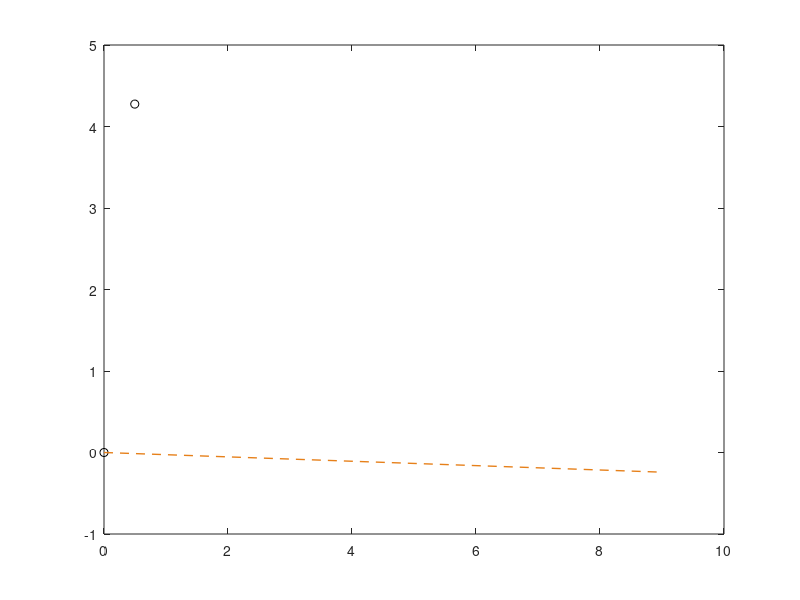

Recreate this plot in MATLAB. (Note: this script raises an error after producing the figure.)
%% GeometriaGeneraleFinale is used to determine the precise geometry of the legs.
% It is function of both design choiches (RR,Ls,LHS,ISBR,sw,SSR,) and sizes coming
% from stress analysis and material choice (tp)

clear
close 

%% INPUTS

% design choiches [m]
RR = 1.5; % Rocket Radius
Ls = 9; % Length of secondary leg
LHS = 0.20; % length of paralle lections of secondary leg 
            % (from intersection with converging part to joint axis)
IBSR= .14; % internal buffer sleeve radius: the outer radius of the slimmer segment
sw=.01; % telescopic shoulder width
SSR = 0.15; % circumradius of secondary strut beam
CCL = IBSR+SSR; % clearence at the closed secondary strut contact point

% telescopic locking mechanism specifics 
ring_width=.051; % axial length locking mechanism casing
key_width=.025; % key width
lid_width=key_width/2; % axial length of compressed lid-spring mechanism
shoulder_length=.05; % shoulder length, the part of the telescopic segment that catches with the next/previous one duri opening 

% simulation results
tp=.015; % thickness of telescopic segment walls
dLOE0S=0.5612; % length contration of pneumatic segment from 
               % 0 (fully extended, instant before touchdown), 
               % to S (static condition, legs support the weight of the rocket)
dLOEOmax_stroke=.5739; % maximum contraction
phiSS=20.0699; % inclination of secondary strut plane wrt ground once the rocket is settled
Lp0=10.926; % length st touchdown (Lp_extended from main_sim)
PSR=IBSR+4*(tp+sw);

% new inputs, to change iteratively untill a design works
LHPR=PSR+.12; % distance of Jp axis from rocket plane, the higher the more the buckling risk
CT = 0.5; % horizontal distance (in the sec leg ref frame) from secondary leg tip the closure contact point 
AT = 0.5; % horizontal distance (in the sec leg ref frame) from secondary leg tip to primary anchor point 
dv=Ls*0.475; % vertical joint offset (design choice)
IBEs=1.1; % Internal Buffer Excess in the static position 
IBEc=IBEs+0.5*dLOE0S; % Internal Buffer Excess in the closed position,
                      % it must be higher than the static one, otherwise the compressive force wouldn't 
                      % decrease sufficiently, and joints (both J_P and
                      % J_SP) would need to react to a force in a direction
                      % they're not designed to account for. (I mean, they could, 
                      % but it would require more material, hence more
                      % weight). It should however be lower than the excess
                      % at 0 condition, when the leg is fully extended,
                      % because there's no much more internal buffer inside
                      % the external one, and it could slip out, if not constained 
SO=0.015; % [m] Safety Offsett, from the rocket surface to account for displacement caused by launch acoustic environment



%% SECONDARY STRUT GEOMETRY
% ref fig. 3.11
Lsp = Ls - AT; % Ls'
Lspp = Ls - CT; % Ls''

% ref fig. 3.13
RRp = 1*SSR+RR; %Radius Rocket prime, augmented by the secondary strut radius
DO = sqrt(RRp.^2+CCL.^2); 
alpha_T = acosd(RRp./DO);
alpha_CL = atand(CCL./RRp);
alpha_C = alpha_CL+alpha_T;
EC=(RR/2^0.5 - CCL).*tand(alpha_C);
xF = RRp - EC; % |OE| = |OC| - |CE|

% results, 
% ref figs. 3.14, 3.11
phiSC = acosd((RRp-xF)/(Lspp-LHS)); % closure angle of secondary strut
LHSs = LHS*cosd(phiSC); % LHS* : projection of the LHS part of the S.Strut on the xz plane when the leg is colsed
LHSR = xF - RR/2^.5 - LHSs; % protruding length of the Secondary Joint (Length Hinge Secondary-Rocket)

theta_s=atand((RR/2^.5-CCL)/(Lspp-LHS)); % secondary strut beams convergence semi-angle
dh=RR*(1-1/2^.5)-LHSR+LHPR; % horizontal joint offsett

clear  RRp xF DO alpha_T alpha_CL alpha_C

%% Secondary-Primary JOINT POSITIONING on secondary strut

% alphaPRmin=atand((PSR-IBSR)/IBEc)
htA=SSR-(CT-AT)*tand(90-phiSC); %available clearence at contact point
Jp_vect=[dh;dv;0]; % position vector of primary joint in the main reference frame centered in Js

% candidates
k=15; %n. of candidates
hJsp_arr=linspace(-0.4*SSR,0.95*(htA-IBSR),k); % array of differend heights to try, stayng inside 
                                                % the footprint of the secondary strut on the xz plane

Ls_vect=rotz(deg2rad(phiSC))'*[Ls;0;0];
Jsp_closed_vect=rotz(deg2rad(phiSC))'*[ones(1,k)*Lsp;hJsp_arr;zeros(1,k)]; % position of the closed leg PSjoint 
alphaPR_arr=atand((Jp_vect(1)-Jsp_closed_vect(1,:))./(Jsp_closed_vect(2,:)-Jp_vect(2))); % angle between the rocket axis and the closed primary strut axis
Jsp2PSR_vect=[-PSR;-IBEc;0]; % vector connecting the joint opint to the outermost edge og the closed primary strut, at risk of touching the rocket

% lil plot
plot(dh,dv,'ok') % Jp position
hold on 
plot(0,0,'ok') % Js position
plot([0 Ls_vect(1)],[0 Ls_vect(2)],'--','Color',[0.9 0.5 0.1],'LineWidth',1) % secondary strut axis
xline(dh-LHPR,'LineWidth',1.5,'Color',[0.6 0 0.8]); % rocket surface
xline(dh-LHPR+SO,'--','LineWidth',.75,'Color',[0.6 0 0.8]); % rocket surface + safety offsett
% axis equal
for i=1:k
Jsp2PSR_points(:,i)=Jsp_closed_vect(:,i)+rotz(deg2rad(alphaPR_arr(i)))'*Jsp2PSR_vect; % coordinates of problematic edge point
if Jsp2PSR_points(1,i)>(dh+SO-LHPR) % is it on the left or on the right of the rocket surface line (plus Safety Offset)?
    disp('ok')
else
    disp('compenetration') 
    i=i-1;
    break %as soon as there's contact the cycle stops, and the previous candidate position is selected as ok
end
plot([Jsp_closed_vect(1,i) Jsp2PSR_points(1,i)],[Jsp_closed_vect(2,i) Jsp2PSR_points(2,i)]);
plot([Jsp_closed_vect(1,i) dh],[Jsp_closed_vect(2,i) dv],'--','Color',[0 0.7 0]); % closed primary strut axis
end

if i==0 % no possible Jsp position was accettable
    disp('This configuration is not feasible, change the design, for example by increasing CT (to increase phiSC), decreasing AT \(to decrease alphaPR) or increase ISBC, to thave a shallower angle to work with')
    close
    return
else % the second to last candidate position was ok, I choose that on
hJsp=hJsp_arr(i);
alphaPR=alphaPR_arr(i);
betaC=90-phiSC+alphaPR; % amgle between primary and secondary strut axis in the closed position
Jsp_closed_vect=Jsp_closed_vect(:,i);
end

%% PRIMARY STRUT GEOMETRY

Jsp_vect=[Lsp;hJsp;0]; % when the secondary leg is aligned with the horizontal plane
% Jsp_closed_vect=rotz(deg2rad(phiSC))'*Jsp_vect;

Lpc_vect=Jp_vect-Jsp_closed_vect;
Lpc=norm(Lpc_vect); % length of closed primary strut 

Jsp_static_vect=rotz(deg2rad(-phiSS))'*Jsp_vect;
Lps_vect=Jsp_static_vect-Jp_vect;
Lps=norm(Lps_vect); % length of opened primary strut, in static conditions

Lsp_static_vect=rotz(deg2rad(-phiSS))'*[Lsp;0;0];

phiPS=acosd(Lps_vect'*[1;0;0]/Lps); % angle of primary strut wrt the horizontal plane 
betaS=acosd((Lsp_static_vect'*Lps_vect)/(Lsp*Lps)); % amgle between primary and secondary strut axis in the static position

%% FINE TUNUING, Rocket Joints Contraints

hfs=1.1; %hinge factor of safety, to account for hinge structure width

% leading edge
gammaLEmax=90-betaS-betaC; % semi angle of the cone available for the leading edge cap (without touching the hinge structure)
LHPS=ceil(100*hfs*IBSR/tand(gammaLEmax))/100; % lenght of the leading edge cap (Length of Hinge Primary to Secondary)

% tailing edge
gammaTEmax=90-phiPS-alphaPR; % semi angle of the cone available for the tailing edge cap (without touching the hinge structure)
LHP=ceil(100*hfs*PSR/tand(gammaTEmax))/100; % lenght of the tailing edge cap (Length of Hinge Primary)

%% PRIMARY STRUT SEGMENTS DIMENSION
lpm=Lpc-IBEc-LHP; %length of main segment

%y=t+w/2+2sltot+kw/2, offset from previous segment
% y=(3*lpm-(Lps-Lpc))/3;
tel_interference=2*shoulder_length+lid_width; % interference between 2 telescopic segments 

l_offset_tel=tel_interference+(ring_width+key_width)/2; % initial offset
l_offset_main=(IBEs+LHP+4*lpm-3*l_offset_tel-3*tel_interference-Lps)/3;
if l_offset_main<=0
    disp('The primary segment is too short, adjust measures to have a positive initial main offset')
    return
end

% lunghezze segmenti

lpm
lt1=lpm-l_offset_main
lt2=lt1-l_offset_tel
lt3=lt2-l_offset_tel
lb_min=IBEs+dLOE0S+2*shoulder_length % minimum internal buffer lenght

%% Length of segments for buckling analysis

L1=lpm+LHP-tel_interference/2
L2=lt1-tel_interference
L3=lt2-tel_interference
L4=Lps-L1-L2-L3;
minimum_buffer_interference_static=lt3+lb_min-L4
% L4=lt3+IBEs-tel_interference/2
IBE0=Lp0-L1-L2-L3-lt3+tel_interference/2
IBEmin=IBE0-dLOEOmax_stroke % some inconsistencies with main_sim due to 4mm discrepancy in total length
